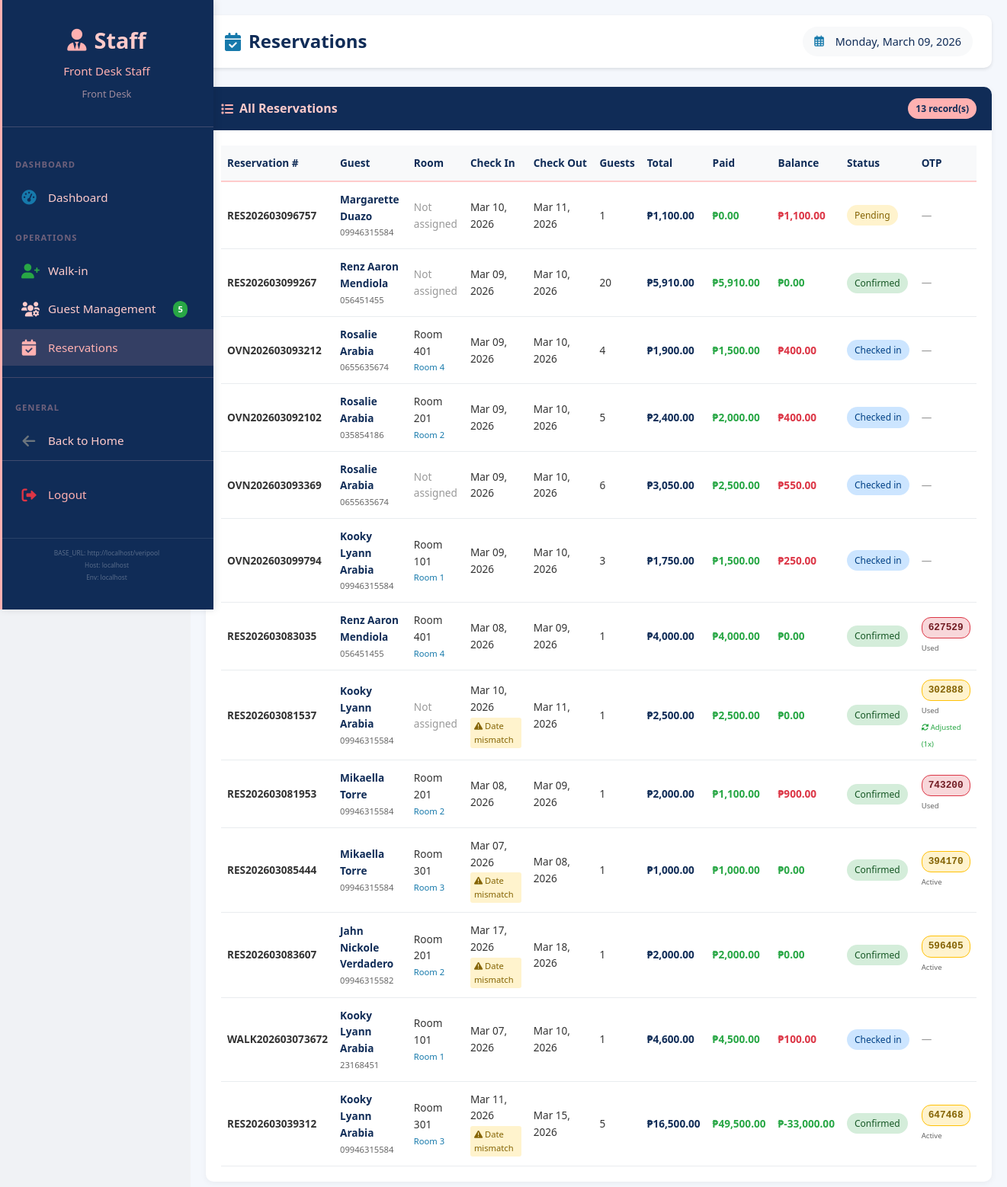
The app's page /staff/reservations.php (signed in) with its own data.
### tables this page shows
CREATE TABLE `users` (
  `id` int(11) NOT NULL,
  `username` varchar(50) NOT NULL,
  `email` varchar(100) NOT NULL,
  `password` varchar(255) NOT NULL,
  `full_name` varchar(100) NOT NULL,
  `phone` varchar(20) DEFAULT NULL,
  `address` text DEFAULT NULL,
  `role` enum('super_admin','admin','staff','guest') DEFAULT 'guest',
  `status` enum('active','inactive') DEFAULT 'active',
  `is_walkin_account` tinyint(1) DEFAULT 0,
  `last_login` timestamp NULL DEFAULT NULL,
  `created_at` timestamp NOT NULL DEFAULT current_timestamp(),
  `updated_at` timestamp NOT NULL DEFAULT current_timestamp() ON UPDATE current_timestamp()
);

CREATE TABLE `reservations` (
  `id` int(11) NOT NULL,
  `reservation_number` varchar(20) NOT NULL,
  `user_id` int(11) DEFAULT NULL,
  `room_id` int(11) DEFAULT NULL,
  `cottage_id` int(11) DEFAULT NULL,
  `check_in_date` date NOT NULL,
  `check_out_date` date NOT NULL,
  `adults` int(11) DEFAULT 1,
  `children` int(11) DEFAULT 0,
  `seniors` int(11) NOT NULL DEFAULT 0,
  `total_guests` int(11) DEFAULT NULL,
  `accommodation_total` decimal(10,2) DEFAULT NULL,
  `entrance_fee_total` decimal(10,2) DEFAULT NULL,
  `total_amount` decimal(10,2) DEFAULT NULL,
  `amount_paid` decimal(10,2) DEFAULT 0.00,
  `payment_status` varchar(50) DEFAULT 'pending',
  `status` enum('pending','confirmed','checked_in','checked_out','cancelled') DEFAULT 'pending',
  `reservation_type` varchar(50) DEFAULT 'daytour',
  `otp_code` varchar(6) DEFAULT NULL,
  `otp_verified` tinyint(1) DEFAULT 0,
  `verified_by` int(11) DEFAULT NULL,
  `verified_at` datetime DEFAULT NULL,
  `created_by` varchar(20) DEFAULT 'online',
  `has_entrance_fee` tinyint(1) DEFAULT 0,
  `entrance_fee_amount` decimal(10,2) DEFAULT 0.00,
  `entrance_fee_paid` decimal(10,2) DEFAULT 0.00,
  `entrance_fee_guests` int(11) DEFAULT 0,
  `special_requests` text DEFAULT NULL,
  `created_at` timestamp NOT NULL DEFAULT current_timestamp(),
  `otp_required` tinyint(1) DEFAULT 1,
  `entry_pass_generated` tinyint(1) DEFAULT 0,
  `reminder_sent_3days` tinyint(1) DEFAULT 0,
  `reminder_sent_1day` tinyint(1) DEFAULT 0,
  `reminder_sent_today` tinyint(1) DEFAULT 0,
  `updated_at` timestamp NULL DEFAULT NULL ON UPDATE current_timestamp(),
  `checked_out_by` int(11) DEFAULT NULL,
  `checked_out_at` datetime DEFAULT NULL,
  `extended_at` datetime DEFAULT NULL,
  `extended_by` int(11) DEFAULT NULL,
  `cancelled_by` int(11) DEFAULT NULL,
  `cancelled_at` datetime DEFAULT NULL,
  `cancellation_reason` text DEFAULT NULL
);

CREATE TABLE `rooms` (
  `id` int(11) NOT NULL,
  `room_number` varchar(10) NOT NULL,
  `room_type_id` int(11) DEFAULT NULL,
  `floor` int(11) DEFAULT NULL,
  `status` enum('available','occupied','maintenance','reserved') DEFAULT 'available',
  `cleaning_status` enum('clean','pending','in_progress') DEFAULT 'clean',
  `notes` text DEFAULT NULL,
  `created_at` timestamp NOT NULL DEFAULT current_timestamp()
);

CREATE TABLE `room_types` (
  `id` int(11) NOT NULL,
  `name` varchar(50) NOT NULL,
  `description` text DEFAULT NULL,
  `max_occupancy` int(11) NOT NULL,
  `base_price` decimal(10,2) NOT NULL,
  `image_path` varchar(255) DEFAULT NULL,
  `amenities` text DEFAULT NULL,
  `created_at` timestamp NOT NULL DEFAULT current_timestamp()
);

### staff/reservations.php (the view, shortened to what the rows shown need)
<?php
require_once BASE_PATH . '/includes/Database.php';
$db = Database::getInstance();
$filter = isset($_GET['filter']) ? $_GET['filter'] : 'all';
$where = "";
switch($filter) {
    default:
        $where = "";
}
$reservations = $db->getRows("
    SELECT r.*, u.full_name as guest_name, u.phone, u.email,
           rm.room_number, rt.name as room_type,
           ep.otp_code, ep.status as pass_status, ep.valid_from, ep.valid_until,
           ep.date_adjustments, ep.last_adjustment_date,
           (SELECT COALESCE(SUM(amount), 0) FROM payments WHERE reservation_id = r.id AND payment_status = 'completed') as amount_paid,
           (r.total_amount - (SELECT COALESCE(SUM(amount), 0) FROM payments WHERE reservation_id = r.id AND payment_status = 'completed')) as remaining_balance
    FROM reservations r
    JOIN users u ON r.user_id = u.id
    LEFT JOIN rooms rm ON r.room_id = rm.id
    LEFT JOIN room_types rt ON rm.room_type_id = rt.id
    LEFT JOIN entry_passes ep ON r.id = ep.reservation_id
    $where
    ORDER BY r.created_at DESC
");
function getStatusBadgeClass($status) {
    switch($status) {
        case 'pending':
            return 'status-pending';
        case 'confirmed':
            return 'status-confirmed';
        case 'checked_in':
            return 'status-checked_in';
    }
}
function formatStatus($status) {
    return ucfirst(str_replace('_', ' ', $status));
}
function getOtpBadgeClass($status) {
    if ($status == 'active') {
        return 'otp-active';
    } elseif ($status == 'used') {
        return 'otp-used';
    } else {
        return '';
    }
}
function getBalanceClass($balance) {
    if ($balance <= 0) {
        return 'balance-zero';
    } else {
        return 'balance-positive';
    }
}
function isDateValid($date, $valid_from, $valid_until) {
    $check_date = strtotime($date);
    $from = strtotime($valid_from);
    $until = strtotime($valid_until);
    return ($check_date >= $from && $check_date <= $until);
}
?>
<!DOCTYPE html>
<html lang="en">
<head>
    <link rel="stylesheet" href="<?php echo BASE_URL; ?>/assets/css/style.css">
    <link rel="stylesheet" href="<?php echo BASE_URL; ?>/assets/css/staff.css">
    <link rel="stylesheet" href="/assets/css/sidebar.css">
    <link rel="stylesheet" href="https://cdnjs.cloudflare.com/ajax/libs/font-awesome/6.0.0/css/all.min.css">
    <link rel="stylesheet" href="https://cdn.jsdelivr.net/npm/flatpickr/dist/flatpickr.min.css">
</head>
<body>
<?php include BASE_PATH . '/includes/sidebar.php'; ?>
<div class="main-content">
    <div class="top-bar">
        <h1>
            <i class="fas fa-calendar-check"></i>
            Reservations
        </h1>
    </div>
    <div class="card">
        <div class="card-body">
            <?php if (empty($reservations)): ?>
                <div class="empty-state">
                    <i class="fas fa-calendar-times"></i>
                    <p>No reservations found</p>
                    <small>Try selecting a different filter</small>
                </div>
            <?php else: ?>
                <div class="table-responsive">
                    <table>
                        <thead>
                            <tr>
                                <th>Reservation #</th>
                                <th>Guest</th>
                                <th>Room</th>
                                <th>Check In</th>
                                <th>Check Out</th>
                                <th>Guests</th>
                                <th>Total</th>
                                <th>Paid</th>
                                <th>Balance</th>
                                <th>Status</th>
                                <th>OTP</th>
                            </tr>
                        </thead>
                        <tbody>
                            <?php foreach ($reservations as $res):
                                $balance = $res['remaining_balance'] ?? 0;
                                $balance_class = getBalanceClass($balance);
                                $today = date('Y-m-d');
                                $is_valid_date = true;
                                $date_status = '';
                                if (!empty($res['valid_from']) && !empty($res['valid_until'])) {
                                    $is_valid_date = isDateValid($today, $res['valid_from'], $res['valid_until']);
                                    if (!$is_valid_date && $res['status'] == 'confirmed') {
                                        $date_status = 'date-warning';
                                    }
                                }
                            ?>
                            <tr>
                                <td>
                                    <strong><?php echo htmlspecialchars($res['reservation_number'] ?? 'N/A'); ?></strong>
                                </td>
                                <td>
                                    <div class="guest-info"><?php echo htmlspecialchars($res['guest_name'] ?? 'N/A'); ?></div>
                                    <div class="guest-phone"><?php echo $res['phone'] ?? ''; ?></div>
                                </td>
                                <td>
                                    <?php if (!empty($res['room_number'])): ?>
                                        <div class="room-info">Room <?php echo $res['room_number']; ?></div>
                                        <div class="room-type"><?php echo $res['room_type'] ?? ''; ?></div>
                                    <?php else: ?>
                                        <span style="color: #999;">Not assigned</span>
                                    <?php endif; ?>
                                </td>
                                <td>
                                    <?php echo !empty($res['check_in_date']) ? date('M d, Y', strtotime($res['check_in_date'])) : 'N/A'; ?>
                                    <?php if ($date_status): ?>
                                        <div class="date-warning">
                                            <i class="fas fa-exclamation-triangle"></i> Date mismatch
                                        </div>
                                    <?php endif; ?>
                                </td>
                                <td><?php echo !empty($res['check_out_date']) ? date('M d, Y', strtotime($res['check_out_date'])) : 'N/A'; ?></td>
                                <td><?php echo ($res['adults'] ?? 0) + ($res['children'] ?? 0); ?></td>
                                <td class="amount">₱<?php echo number_format($res['total_amount'] ?? 0, 2); ?></td>
                                <td class="amount-paid">₱<?php echo number_format($res['amount_paid'] ?? 0, 2); ?></td>
                                <td class="<?php echo $balance_class; ?>">
                                    ₱<?php echo number_format($balance, 2); ?>
                                </td>
                                <td>
                                    <span class="status-badge <?php echo getStatusBadgeClass($res['status'] ?? ''); ?>">
                                        <?php echo formatStatus($res['status'] ?? 'pending'); ?>
                                    </span>
                                </td>
                                <td>
                                    <?php if (!empty($res['otp_code'])): ?>
                                        <span class="otp-badge <?php
                                            echo getOtpBadgeClass($res['pass_status'] ?? '');
                                            echo !$is_valid_date && $res['status'] == 'confirmed' ? ' otp-warning' : '';
                                        ?>" onclick="copyOtp('<?php echo $res['otp_code']; ?>')" title="Click to copy">
                                            <?php echo $res['otp_code']; ?>
                                        </span>
                                        <?php if (!empty($res['pass_status'])): ?>
                                            <br><small style="font-size: 0.6rem; color: #666;"><?php echo ucfirst($res['pass_status']); ?></small>
                                        <?php endif; ?>
                                        <?php if ($res['date_adjustments'] > 0): ?>
                                            <br><small style="font-size: 0.6rem; color: #28a745;">
                                                <i class="fas fa-sync-alt"></i> Adjusted (<?php echo $res['date_adjustments']; ?>x)
                                            </small>
                                        <?php endif; ?>
                                    <?php else: ?>
                                        <span style="color: #999;">—</span>
                                    <?php endif; ?>
                                </td>
                            </tr>
                            <?php endforeach; ?>
                        </tbody>
                    </table>
                </div>
            <?php endif; ?>
        </div>
    </div>
</div>
</body>
</html>

### includes/sidebar.php (shortened to what the rows shown need)
<?php
if (!isset($current_user)) {
    global $db, $_SESSION;
    if (isset($_SESSION['user_id'])) {
        $current_user = $db->getRow("SELECT * FROM users WHERE id = ?", [$_SESSION['user_id']]);
    }
}
$user_role = $current_user['role'] ?? 'guest';
$user_name = $current_user['full_name'] ?? $current_user['username'] ?? 'User';
?>
<div class="sidebar <?php echo $user_role; ?>-sidebar" id="sidebar">
    <div class="sidebar-header <?php echo $user_role; ?>-header">
        <h2>
            <?php if ($user_role == 'super_admin'): ?>
                <i class="fas fa-crown"></i>
            <?php elseif ($user_role == 'admin'): ?>
                <i class="fas fa-user-shield"></i>
            <?php elseif ($user_role == 'staff'): ?>
                <i class="fas fa-user-tie"></i>
            <?php else: ?>
                <i class="fas fa-user"></i>
            <?php endif; ?>
            <span>
                <?php
                if ($user_role == 'super_admin') echo 'Super Admin';
                elseif ($user_role == 'admin') echo 'Admin';
                elseif ($user_role == 'staff') echo 'Staff';
                else echo 'Guest Portal';
                ?>
            </span>
        </h2>
        <p><?php echo htmlspecialchars($user_name); ?></p>
        <small>
            <?php
            if ($user_role == 'super_admin') echo 'Full Access';
            elseif ($user_role == 'admin') echo 'Management';
            elseif ($user_role == 'staff') echo 'Front Desk';
            else echo 'Welcome Back!';
            ?>
        </small>
    </div>
</div>

### records on screen
users: full_name "Front Desk Staff"
reservations: reservation_number "RES202603096757", user.full_name "Margarette Duazo", user.phone "09946315584", shows "Not assigned", check_in_date "Mar 10, 2026", check_out_date "Mar 11, 2026", ($res['adults'] ?? 0) + ($res['children'] ?? 0) "1", total_amount "1,100.00", amount_paid "0.00", balance "1,100.00", status "Pending"
reservations: reservation_number "RES202603099267", user.full_name "Renz Aaron Mendiola", user.phone "056451455", shows "Not assigned", check_in_date "Mar 09, 2026", check_out_date "Mar 10, 2026", ($res['adults'] ?? 0) + ($res['children'] ?? 0) "20", total_amount "5,910.00", amount_paid "5,910.00", balance "0.00", status "Confirmed"
reservations: reservation_number "OVN202603093212", user.full_name "Rosalie Arabia", user.phone "0655635674", room.room_number "401", room_types.name "Room 4", check_in_date "Mar 09, 2026", check_out_date "Mar 10, 2026", ($res['adults'] ?? 0) + ($res['children'] ?? 0) "4", total_amount "1,900.00", amount_paid "1,500.00", balance "400.00", status "Checked in"
reservations: reservation_number "OVN202603092102", user.full_name "Rosalie Arabia", user.phone "035854186", room.room_number "201", room_types.name "Room 2", check_in_date "Mar 09, 2026", check_out_date "Mar 10, 2026", ($res['adults'] ?? 0) + ($res['children'] ?? 0) "5", total_amount "2,400.00", amount_paid "2,000.00", balance "400.00", status "Checked in"
reservations: reservation_number "OVN202603093369", user.full_name "Rosalie Arabia", user.phone "0655635674", shows "Not assigned", check_in_date "Mar 09, 2026", check_out_date "Mar 10, 2026", ($res['adults'] ?? 0) + ($res['children'] ?? 0) "6", total_amount "3,050.00", amount_paid "2,500.00", balance "550.00", status "Checked in"
reservations: reservation_number "OVN202603099794", user.full_name "Kooky Lyann Arabia", user.phone "09946315584", room.room_number "101", room_types.name "Room 1", check_in_date "Mar 09, 2026", check_out_date "Mar 10, 2026", ($res['adults'] ?? 0) + ($res['children'] ?? 0) "3", total_amount "1,750.00", amount_paid "1,500.00", balance "250.00", status "Checked in"
reservations: reservation_number "RES202603083035", user.full_name "Renz Aaron Mendiola", user.phone "056451455", room.room_number "401", room_types.name "Room 4", check_in_date "Mar 08, 2026", check_out_date "Mar 09, 2026", ($res['adults'] ?? 0) + ($res['children'] ?? 0) "1", total_amount "4,000.00", amount_paid "4,000.00", balance "0.00", status "Confirmed", otp_code "627529", pass_status "Used"
reservations: reservation_number "RES202603081537", user.full_name "Kooky Lyann Arabia", user.phone "09946315584", shows "Not assigned", check_in_date "Mar 10, 2026", shows "Date mismatch", check_out_date "Mar 11, 2026", ($res['adults'] ?? 0) + ($res['children'] ?? 0) "1", total_amount "2,500.00", amount_paid "2,500.00", balance "0.00", status "Confirmed", otp_code "302888", pass_status "Used", date_adjustments "1"
reservations: reservation_number "RES202603081953", user.full_name "Mikaella Torre", user.phone "09946315584", room.room_number "201", room_types.name "Room 2", check_in_date "Mar 08, 2026", check_out_date "Mar 09, 2026", ($res['adults'] ?? 0) + ($res['children'] ?? 0) "1", total_amount "2,000.00", amount_paid "1,100.00", balance "900.00", status "Confirmed", otp_code "743200", pass_status "Used"
reservations: reservation_number "RES202603085444", user.full_name "Mikaella Torre", user.phone "09946315584", room.room_number "301", room_types.name "Room 3", check_in_date "Mar 07, 2026", shows "Date mismatch", check_out_date "Mar 08, 2026", ($res['adults'] ?? 0) + ($res['children'] ?? 0) "1", total_amount "1,000.00", amount_paid "1,000.00", balance "0.00", status "Confirmed", otp_code "394170", pass_status "Active"
reservations: reservation_number "RES202603083607", user.full_name "Jahn Nickole Verdadero", user.phone "09946315582", room.room_number "201", room_types.name "Room 2", check_in_date "Mar 17, 2026", shows "Date mismatch", check_out_date "Mar 18, 2026", ($res['adults'] ?? 0) + ($res['children'] ?? 0) "1", total_amount "2,000.00", amount_paid "2,000.00", balance "0.00", status "Confirmed", otp_code "596405", pass_status "Active"
reservations: reservation_number "WALK202603073672", user.full_name "Kooky Lyann Arabia", user.phone "23168451", room.room_number "101", room_types.name "Room 1", check_in_date "Mar 07, 2026", check_out_date "Mar 10, 2026", ($res['adults'] ?? 0) + ($res['children'] ?? 0) "1", total_amount "4,600.00", amount_paid "4,500.00", balance "100.00", status "Checked in"
reservations: reservation_number "RES202603039312", user.full_name "Kooky Lyann Arabia", user.phone "09946315584", room.room_number "301", room_types.name "Room 3", check_in_date "Mar 11, 2026", shows "Date mismatch", check_out_date "Mar 15, 2026", ($res['adults'] ?? 0) + ($res['children'] ?? 0) "5", total_amount "16,500.00", amount_paid "49,500.00", balance "-33,000.00", status "Confirmed", otp_code "647468", pass_status "Active"

### other values on screen
$current_guests "5"
BASE_URL "http://localhost/veripool"
$_SERVER['HTTP_HOST'] "localhost"
count($reservations) "13"
